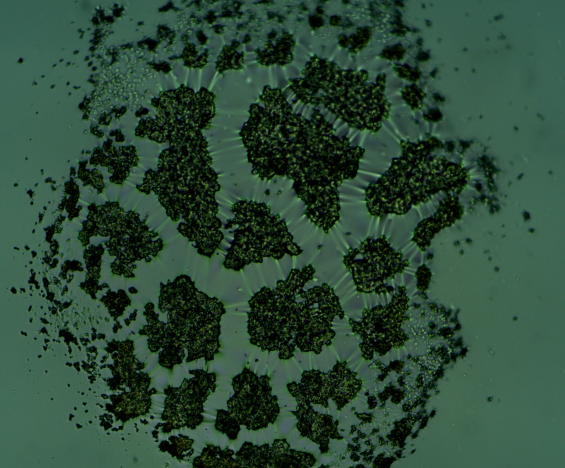
#> input picture 17.35.png, 1130 x 936 px (shown at 1/2 size)
$ python imageread1.py
#> lines starting #> are read from the running program, lines starting #| are printed output that depends on the picture; after the words box and inside, x2 and y2 are one past the last pixel; in counts of white or black regions, pixels touching at a corner belong together
import matplotlib.pyplot as plt
import matplotlib.image as mpimg
import numpy as np
from numpy import exp
#from cluster_labeling import cluster_labeling2d

img_name = '17.35'
img = mpimg.imread(img_name+'.png')
#> img is the input picture: shape (936, 1130, 4) float32; mean R, G, B, A 0.177, 0.293, 0.22, 1
#plt.imshow(img[:,:,2],cmap='gray')
#plt.show()
print(img.shape)
#| (936, 1130, 4)
print(img.max(),img.min())
#| 1.0 0.0
#img_gray = np.zeros((img.shape[:2]))
img_gray1 = np.zeros((img.shape[:2]))
img_gray2 = np.zeros((img.shape[:2]))

img_gray1 = (img[:,:,0]+img[:,:,1]+img[:,:,2])/3
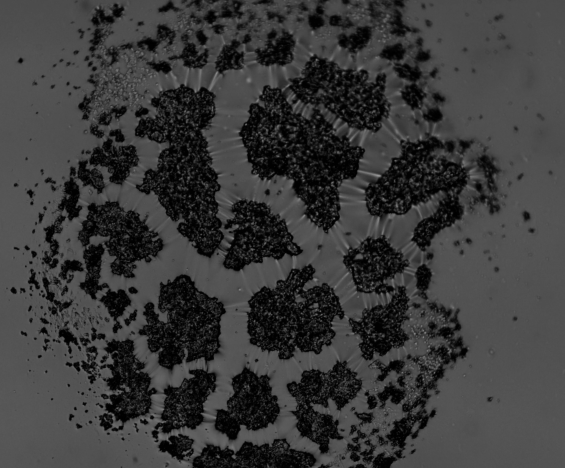
#> img_gray1: shape (936, 1130) float32 (shown at 1/2 size); min 0, max 0.605, mean 0.229
print(img_gray1.shape)
#| (936, 1130)
plt.imshow(img_gray1,cmap='gray')
plt.savefig(img_name+'_gray.png')
plt.show()


def gaussian(x, miu, sigma):
  return exp(-(x-miu)**2/(2*sigma**2))

img_shape = img_gray1.shape
#> img_shape = (936, 1130)
for i in range(img_shape[0]):
    for j in range(img_shape[1]):
        dist = ((img_shape[0]/2-i)**2 + (img_shape[1]/2-j)**2)**0.5/((img_shape[0]/2)**2 + (img_shape[1]/2)**2)**0.5
        threshold = 0.19
        #threshold = 0.25*gaussian(dist, miu=0, sigma=0.45) + 0.08*gaussian(dist,0.61, 0.15) -0.2*gaussian(i,miu=900,sigma=200)*gaussian(j,900,200) #
        if img_gray1[i,j] > threshold:
            img_gray2[i,j] = 1
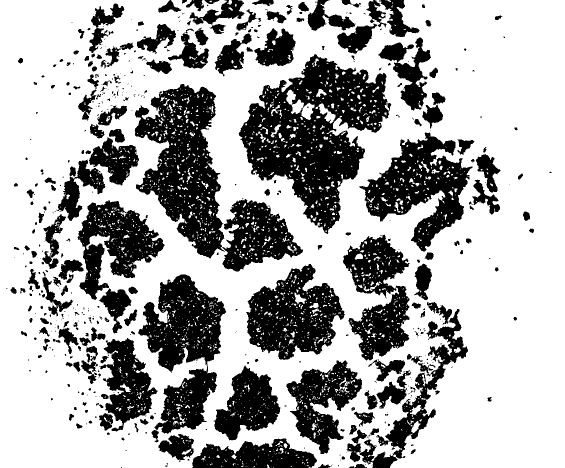
#> img_gray2: shape (936, 1130) float64 (shown at 1/2 size); values 0 (black) and 1 (white), 67.5% white; 523 black regions (298 under 20 px), largest, box (x1, y1, x2, y2) and area: (477, 108, 783, 468) 50471, (269, 168, 606, 543) 45803, (718, 265, 945, 503) 23146


img_gray2  = img_gray2[00:930,00:930]
print(img_gray2.shape)
#| (930, 930)
plt.imshow(img_gray2, cmap='gray')

plt.show()
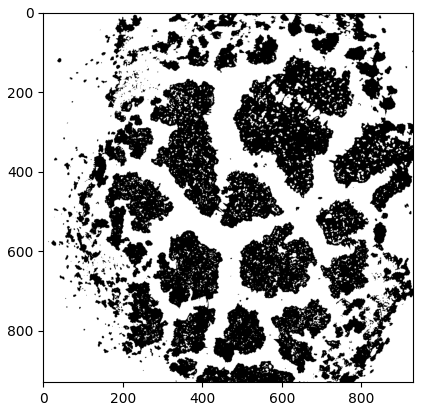
#> figure drawn by matplotlib, 1 panel


plt.imshow(img_gray2, cmap='gray')

plt.savefig(img_name+'_binary.png')
plt.show()
file_name = img_name+'.dat'
np.savetxt(file_name, img_gray2, fmt='%i')

$ run again, with 14.15.png copied over 17.35.png
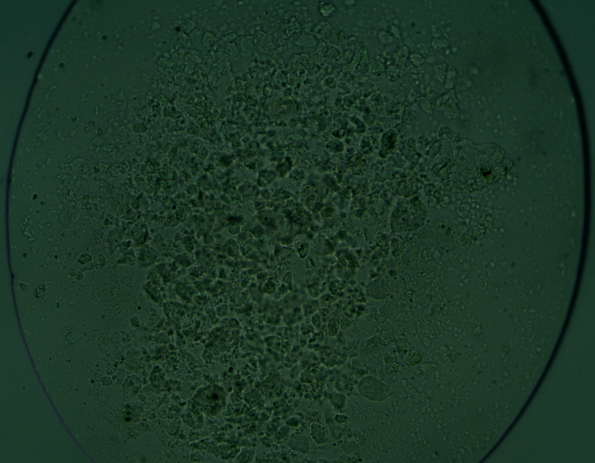
#> input picture 14.15.png, 1189 x 926 px (shown at 1/2 size)
#> img is the input picture: shape (926, 1189, 4) float32; mean R, G, B, A 0.106, 0.214, 0.149, 1
#| (926, 1189, 4)
#| 1.0 0.0
#| (926, 1189)
#> after the loop `for i in range(img_shape[0]):`:
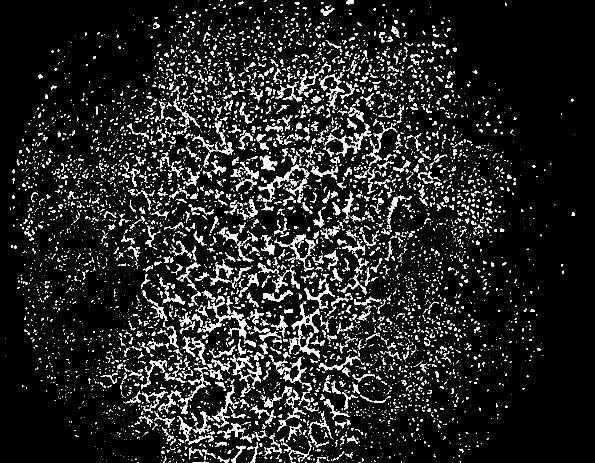
#> img_gray2: shape (926, 1189) float64 (shown at 1/2 size); values 0 (black) and 1 (white), 10.5% white; 5681 white regions (4453 under 20 px), largest, box (x1, y1, x2, y2) and area: (404, 601, 494, 677) 1449, (576, 607, 640, 708) 1133, (673, 246, 743, 313) 880
#| (926, 930)
#> `plt.show()`:
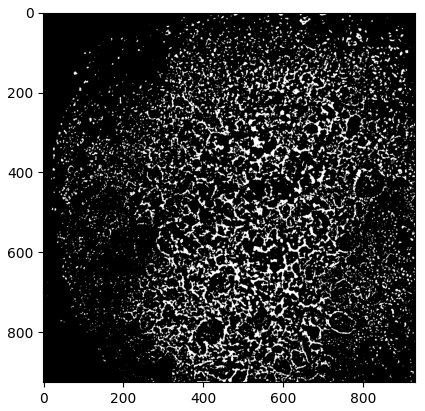
#> figure drawn by matplotlib, 1 panel

$ run again, with 15.42.png copied over 17.35.png
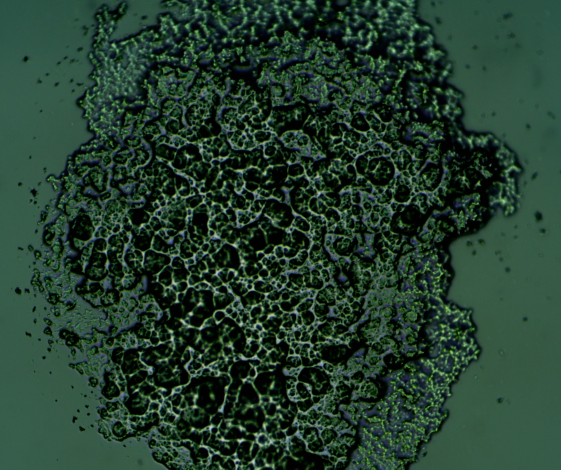
#> input picture 15.42.png, 1122 x 940 px (shown at 1/2 size)
#> img is the input picture: shape (940, 1122, 4) float32; mean R, G, B, A 0.142, 0.245, 0.182, 1
#| (940, 1122, 4)
#| 1.0 0.0
#| (940, 1122)
#> after the loop `for i in range(img_shape[0]):`:
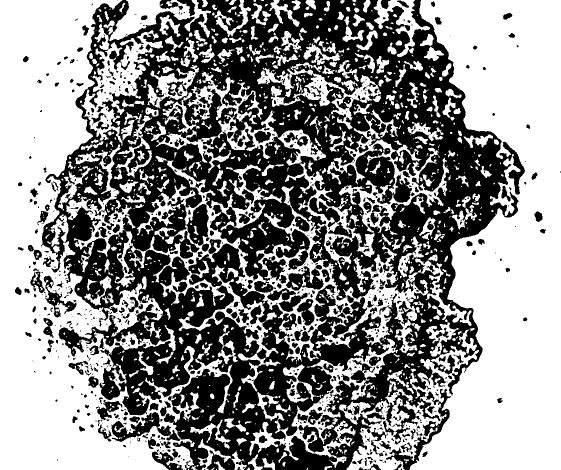
#> img_gray2: shape (940, 1122) float64 (shown at 1/2 size); values 0 (black) and 1 (white), 55.2% white; 925 black regions (614 under 20 px), largest, box (x1, y1, x2, y2) and area: (82, 0, 1050, 940) 420348, (772, 778, 902, 940) 3256, (223, 824, 360, 884) 2921
#| (930, 930)
#> `plt.show()`:
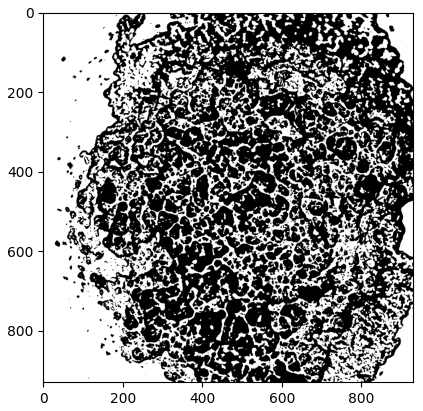
#> figure drawn by matplotlib, 1 panel
